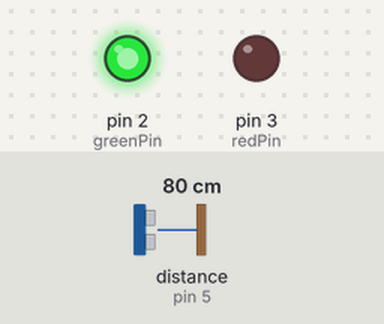
Recording of a sketch running on a simulated Arduino Uno, built with avr-gcc and run on an emulated ATmega328P. Parts: output pins drawn as LEDs (lit = HIGH). Wiring (inferred from the names in the program): ultrasonic range finder: trigger pin 4; echo pin 5. Dashed ring = blinking. The test bench sets the inputs (shaded band); at power-on: distance to the obstacle (sensor on pin 5) 80 cm. The echo pulse lasts 58.3 µs per cm; pins used as bus, display or sensor lines are not drawn.

Above: at 1.2 s.
1.3 s: distance to the obstacle (sensor on pin 5) set to 52 cm
2.8 s: distance to the obstacle (sensor on pin 5) set to 47 cm
At 3.05 s:
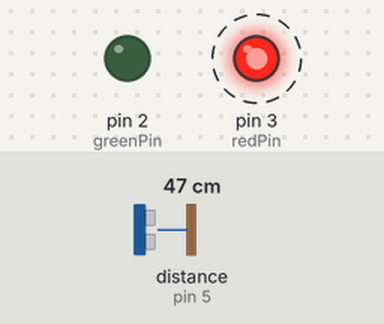
5.8 s: distance to the obstacle (sensor on pin 5) set to 60 cm
At 7.0 s:
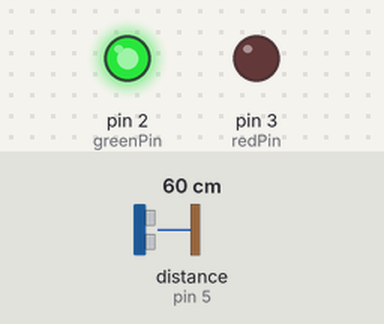
7.3 s: distance to the obstacle (sensor on pin 5) set to 2 cm
At 7.55 s:
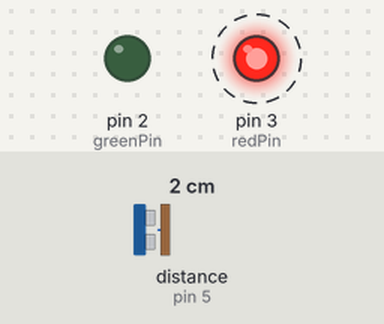
Timing chart, 0 to 11.3 s (numbered marks = the images above; inputs shaded):
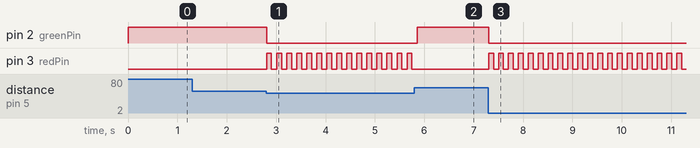

Measured:
- the behaviour switches between 50 and 49 cm on distance to the obstacle (sensor on pin 5) (found by bisection; images 0 and 1)
- after the input at 1.3 s, every drawn part: stays the same
- after the input at 2.8 s, pin 2 (greenPin): HIGH → LOW at once; pin 3 (redPin): alternates HIGH for 0.10 s and LOW for 0.10 s, starting at once
- after the input at 5.8 s, pin 2 (greenPin): LOW → HIGH after 0.05 s; pin 3 (redPin): stops changing and stays LOW
- after the input at 7.3 s, pin 2 (greenPin): HIGH → LOW at once; pin 3 (redPin): alternates HIGH for 0.10 s and LOW for 0.10 s, starting at once

The sketch:

custom3.ino
```cpp
/*
Author: Thanos Moschou
Description: Custom3 for exams preparation

Components:
1 Uno R3
1 RGB Led
2 Resistors 220 Ohm
1 HC-SR04 Distance Sensor
Jumper Wires
*/

int redPin = 3;
int greenPin = 2;
int trigPin = 4;
int echoPin = 5;

float DANGER_ZONE = 50.0;

void setup()
{
  pinMode(redPin, OUTPUT);
  pinMode(greenPin, OUTPUT);
  pinMode(trigPin, OUTPUT);
  pinMode(echoPin, INPUT);

  digitalWrite(trigPin, LOW); // Make sure sensor is off

}

void red_blink()
{
  digitalWrite(redPin, HIGH);
  delay(100);
  digitalWrite(redPin, LOW);
  delay(100);
}

void loop()
{
  // Enable trigger in the sensor
  digitalWrite(trigPin, HIGH);
  delayMicroseconds(10);
  digitalWrite(trigPin, LOW);

  // Calculate the time that echo pin was enabled and then calculate the distance
  int dur = pulseIn(echoPin, HIGH);
  float distance = 0.01723 * dur;

  if (distance <= DANGER_ZONE) {
    digitalWrite(greenPin, LOW);
    red_blink();
  } else {
    digitalWrite(greenPin, HIGH);
    digitalWrite(redPin, LOW);
  }
}
```
